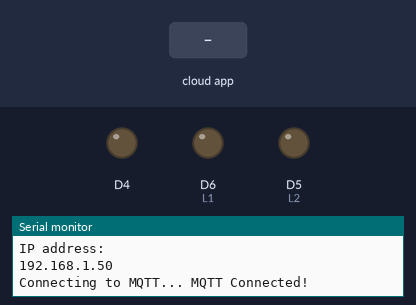
A sketch run on a simulated ESP8266 (NodeMCU). On the bench: output pins drawn as LEDs (lit = HIGH, except the on-board LED, lit = LOW), the last lines printed to the serial monitor. The test bench sets the inputs (shaded band). WiFi joins after 1.5 s; servers stay silent unless stated; no MQTT or app messages arrive unless stated.

Above: at 3.2 s.
3.3 s: the phone or cloud app sets L1 to 1
At 4.3 s:
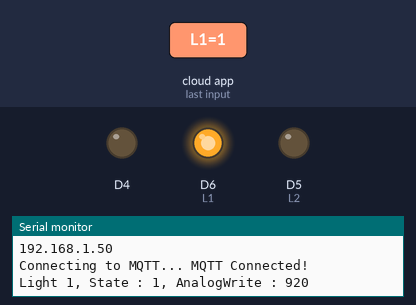
4.8 s: the phone or cloud app sets L2 to 1
At 5.3 s:
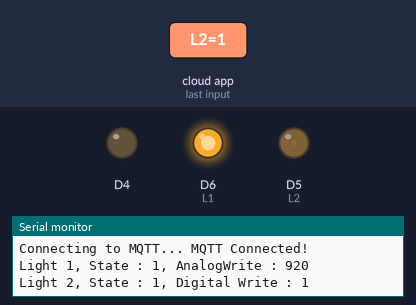
6.3 s: the phone or cloud app sets L1 to 0
At 7.5 s:
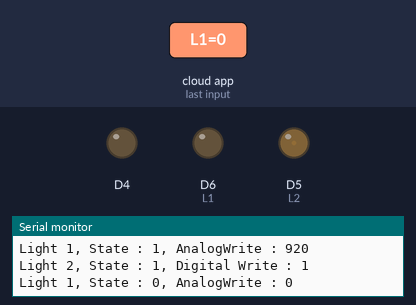
7.8 s: the phone or cloud app sets L2 to 90
At 8.4 s:
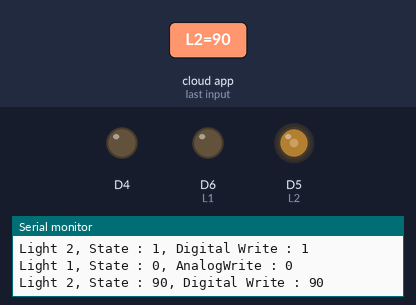
9.3 s: the phone or cloud app sets L1 to 2
At 10.1 s:
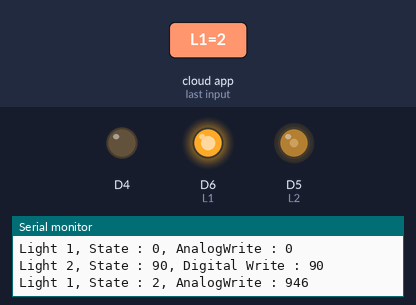
10.8 s: the phone or cloud app sets L1 to 90
At 12.3 s:
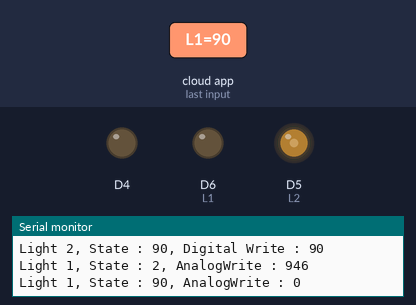
Timing chart, 0 to 13.3 s (numbered marks = the images above; inputs shaded):
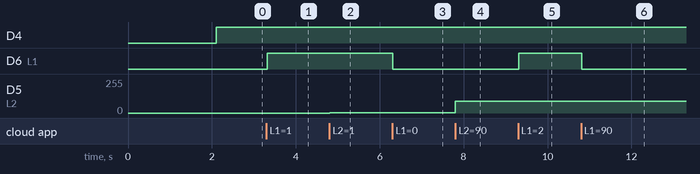

Measured:
- after the input at 3.3 s, D6 (L1): LOW → HIGH at once
- after the input at 4.8 s, D5 (L2): 0/255 → 1/255 at once
- after the input at 6.3 s, D6 (L1): HIGH → LOW at once
- after the input at 7.8 s, D5 (L2): 1/255 → 90/255 at once
- after the input at 9.3 s, D6 (L1): LOW → HIGH at once
- after the input at 10.8 s, D6 (L1): HIGH → LOW at once

The sketch:

Light_Automation.ino
```cpp
/**********************************************************************/
/*  Project         : Light Automaion Using NodeMCU / ESP8266 Module  */
/*  Author          : Pranav M S                                      */
/*  Email           : pranav130100@gmail.com                          */
/*  Date Published  : 05-06-2019                                      */
/*  Tested at       : 05-06-2019 20:50                                */
/*  License         : GNU GENERAL PUBLIC LICENSE v3                   */
/*  File Version    : v1.0                                            */
/**********************************************************************/

#include <ESP8266WiFi.h>
#include "Adafruit_MQTT.h"
#include "Adafruit_MQTT_Client.h"


#define L1 D6  //Defining Pin for Light 1. Please use PWM Pin
#define L2 D5  //Defining Pin for Light 2.

#define WLAN_SSID1       "<SSID 1>"             // Your 1st SSID
#define WLAN_PASS1       "<Password 1>"        // Your 1st password

/********************** Failover Connection Setings **************************/

#define WLAN_SSID2       "<SSID 2>"             // Your 2nd SSID
#define WLAN_PASS2       "<Password 2>"        // Your 2nd password

//------------------------------------------------------------------------------
/**************************** Adafruit.io Setup ******************************/

#define AIO_SERVER      "io.adafruit.com"
#define AIO_SERVERPORT  1883                   // use 8883 for SSL
#define AIO_USERNAME    "<adafruit-username>"            // Replace it with your username
#define AIO_KEY         "8dde5dde1a5a42133cf6e2ff3e9fbcd0"   // Replace with your Project Auth Key

/************ Global State (you don't need to change this!) ******************/

// Create an ESP8266 WiFiClient class to connect to the MQTT server.
WiFiClient client;
// or... use WiFiFlientSecure for SSL
//WiFiClientSecure client;

// Setup the MQTT client class by passing in the WiFi client and MQTT server and login details.
Adafruit_MQTT_Client mqtt(&client, AIO_SERVER, AIO_SERVERPORT, AIO_USERNAME, AIO_KEY);

/****************************** Feeds ***************************************/
// Setup a feed called 'onoff' for subscribing to changes.
Adafruit_MQTT_Subscribe Light1 = Adafruit_MQTT_Subscribe(&mqtt, AIO_USERNAME "/feeds/L1"); // Feed 1 Name
Adafruit_MQTT_Subscribe Light2 = Adafruit_MQTT_Subscribe(&mqtt, AIO_USERNAME "/feeds/L2"); // Feed 2 Name

void MQTT_connect();

void setup() {
  Serial.begin(115200);
  pinMode(L1, OUTPUT);
  pinMode(L2, OUTPUT);

  /************************* Connecting to WiFi Access Point ****************************/
  Serial.println(); Serial.println();
  Serial.print("Connecting to ");
  Serial.println(WLAN_SSID1);

  WiFi.begin(WLAN_SSID1, WLAN_PASS1);
  pinMode(BUILTIN_LED, OUTPUT);
  digitalWrite(BUILTIN_LED, LOW); //Built-in LED Stays ON until the Boot Process is Completed
  delay(1000);
  int tries=20;
  while(WiFi.status() != WL_CONNECTED) {
    delay(1000);
    Serial.print(".");  // Prints "......."
    tries--;
    if(tries=0){
      if(WiFi.status() != WL_CONNECTED){  //Connecting to Failover WiFi Access Point
        Serial.println(); Serial.println();
        Serial.print("Connecting to ");
        Serial.println(WLAN_SSID2);
        WiFi.begin(WLAN_SSID2, WLAN_PASS2);
        while(WiFi.status() != WL_CONNECTED) {
          delay(1000);
          Serial.print(".");  // Prints "......."
        }
      }
    }
  }
  Serial.println();

  Serial.println("WiFi connected");
  Serial.println("IP address: ");
  Serial.println(WiFi.localIP());
//--------------------------------------------------------------------------------------------

  // Setup MQTT subscription for onoff feed.
  mqtt.subscribe(&Light1);
  mqtt.subscribe(&Light2);
}

void loop() {

  MQTT_connect();

  Adafruit_MQTT_Subscribe *subscription;
  while ((subscription = mqtt.readSubscription(20000))) {
    if (subscription == &Light1) {
      int Light1_State = atoi((char *)Light1.lastread); //Read Light 1 State from Adafruit.io ( any value from 0 to 5 )
      Serial.print("Light 1, State : ");
      Serial.print(Light1_State);
      int st1=0;
      switch(Light1_State){
        case 0:
          st1=0;
          break;
        case 1:
          st1=920;
          break;
        case 2:
          st1=946;
          break;
        case 3:
          st1=971;
          break;
        case 4:
          st1=985;
          break;
        case 5:
          st1=997;
          break;
      }
      Serial.print(", AnalogWrite : ");
      Serial.println(st1);
      analogWrite(L1, st1);
    }
    if (subscription == &Light2) {
      int Light2_State = atoi((char *)Light2.lastread);  //Read Light 2 State from Adafruit.io ( 0 or 1 )
      Serial.print("Light 2, State : ");
      Serial.print(Light2_State);
      Serial.print(", Digital Write : ");
      Serial.println(Light2_State);
      analogWrite(L2, Light2_State);
    }
  }
}

void MQTT_connect() {
  int8_t ret;

  // Stop if already connected.
  if (mqtt.connected()) {
    return;
  }
  Serial.print("Connecting to MQTT... ");
  uint8_t retries = 10;

  while ((ret = mqtt.connect()) != 0) { // connect will return 0 for connected
    Serial.println(mqtt.connectErrorString(ret));
    Serial.println("Retrying MQTT connection...");
    pinMode(BUILTIN_LED, OUTPUT);
    digitalWrite(BUILTIN_LED, LOW); // Built-in LED remains on if the connection is not made
    mqtt.disconnect();
    retries--;
    if (retries == 0) {
      // basically die and wait for WDT to reset me
      while (1);
    }
  }
  Serial.println("MQTT Connected!");
  if((mqtt.connect()==0)){
    digitalWrite(BUILTIN_LED, HIGH); //Turns off The Built-in LED is connection is made. Turning off of the LED Indicates Finished Boot
  }
}
```
